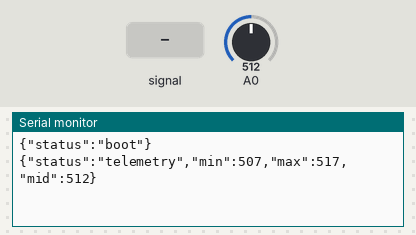
Bench run of a sketch on a simulated Arduino Uno, built with avr-gcc and run on an emulated ATmega328P. On the bench: the last lines printed to the serial monitor. The test bench sets the inputs (shaded band); at power-on: A0 = 512.

Above: at 1.2 s.
1.3 s: A0 fed a 200 Hz sine of ±81 counts around its level
At 2.7 s:
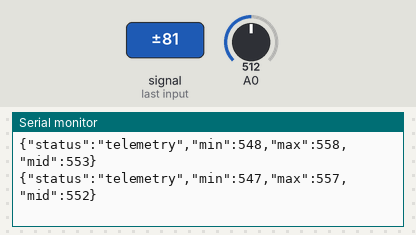
2.8 s: A0 set to 716
At 3.9 s:
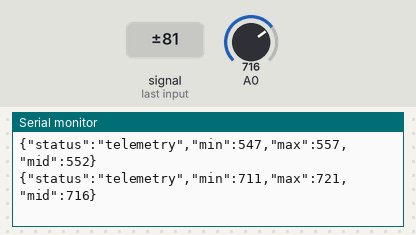
4.3 s: A0 fed a 2 Hz sine of ±306 counts around its level
At 5.0 s:
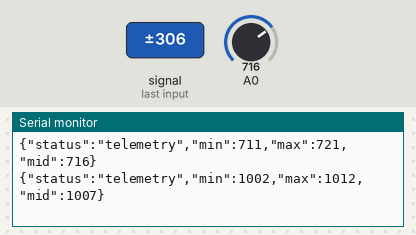
5.8 s: A0 set to 900
At 6.5 s:
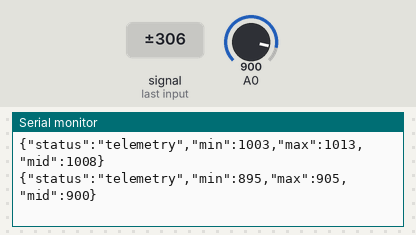
Timing chart, 0 to 8.3 s (numbered marks = the images above; inputs shaded):
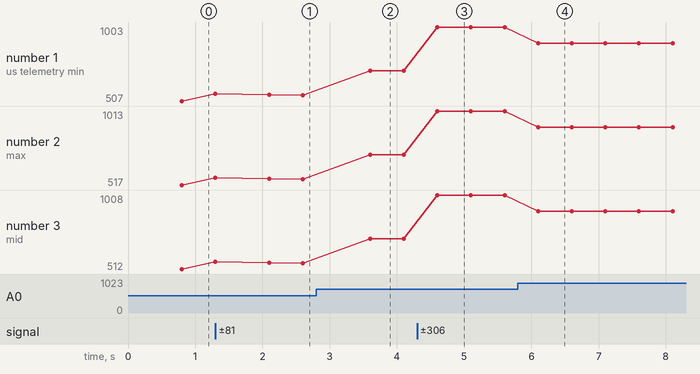

The sketch:

lumi_RX.ino
```cpp
const unsigned long BIT_PERIOD_US = 208;  // equals to 4800 baud
const unsigned long DELAY_75_US = (BIT_PERIOD_US * 3) / 4;
const unsigned long WATCHDOG_US = (BIT_PERIOD_US * 5) / 2;

int signalMin = 1023;
int signalMax = 0;
unsigned long lastDecayTime = 0;
unsigned long lastTelemetryTime = 0;

bool currentLevel = 0;
bool lastLevel = 0;

uint8_t shiftReg = 0;
bool synced = false;
int bitCount = 0;
int preambleCount = 0;
unsigned long lastEdgeTime = 0;

char msgBuffer[64];
int bufferIdx = 0;
uint8_t calculatedCheck = 0;
bool expectingCheck = false;

// --- DIRECT REGISTER ADC SETUP ---
void setupADC() {
    // Set reference voltage to AVCC (5V) and hardcode multiplexer to channel A0
    ADMUX = (1 << REFS0);

    // Enable the ADC, and set the Prescaler to 16 (16MHz / 16 = 1MHz ADC clock)
    // Arduino default is 128. This makes conversions 6x faster!
    ADCSRA = (1 << ADEN) | (1 << ADPS2);
}

// --- DIRECT REGISTER READ ---
// Skips all Arduino overhead. Takes ~16us instead of ~104us.
inline int fastAnalogReadA0() {
    ADCSRA |= (1 << ADSC);                 // Fire the "Start Conversion" bit
    while (ADCSRA & (1 << ADSC));          // Wait in a micro-loop until hardware clears the bit
    return ADC;                            // Return the 10-bit result directly from hardware
}

void smartDelay(unsigned long us) {
    delay(us / 1000);
    delayMicroseconds(us % 1000);
}

void setup() {
    Serial.begin(115200);

    setupADC(); // Initialize the high-speed analog registers

    Serial.println("{\"status\":\"boot\"}");

    currentLevel = readLevel();
    lastLevel = currentLevel;
    lastEdgeTime = micros();
}

bool readLevel() {
    // Call our blazing-fast register function instead of analogRead(A0)
    int val = fastAnalogReadA0();

    if (val > signalMax) signalMax = val;
    if (val < signalMin) signalMin = val;

    unsigned long now = micros();
    if (now - lastDecayTime > 2000) {
        if (signalMax > signalMin) signalMax--;
        if (signalMin < signalMax) signalMin++;
        lastDecayTime = now;
    }

    int mid = (signalMax + signalMin) / 2;
    int hysteresis = (signalMax - signalMin) / 4;
    if (hysteresis < 8) hysteresis = 8;

    if (val > mid + hysteresis) return 1;
    if (val < mid - hysteresis) return 0;

    return currentLevel;
}

void loop() {
    currentLevel = readLevel();
    unsigned long now = micros();

    // --- 1. SMART WATCHDOG ---
    if (now - lastEdgeTime > WATCHDOG_US) {
        synced = false;
        bitCount = 0;
        shiftReg = 0;
        preambleCount = 0;

        int ambient = fastAnalogReadA0();
        signalMax = ambient + 5;
        signalMin = ambient - 5;
    }

    // --- 2. TELEMETRY BLASTER ---
    if (!synced && (now - lastEdgeTime > 800000)) {
        if (now - lastTelemetryTime > 500000) {
            lastTelemetryTime = now;
            int mid = (signalMax + signalMin) / 2;
            Serial.print("{\"status\":\"telemetry\",\"min\":");
            Serial.print(signalMin);
            Serial.print(",\"max\":");
            Serial.print(signalMax);
            Serial.print(",\"mid\":");
            Serial.print(mid);
            Serial.println("}");
        }
    }

    // --- 3. EDGE DETECTOR & DECODER ---
    if (currentLevel != lastLevel) {
        bool bit = lastLevel;
        bool previousBit = shiftReg & 1;

        shiftReg = (shiftReg << 1) | bit;

        if (!synced) {
            if (bit != previousBit) {
                preambleCount++;
            } else {
                preambleCount = 0;
            }

            if (shiftReg == 0xD5 && preambleCount >= 4) {
                synced = true;
                bitCount = 0;
                preambleCount = 0;
                bufferIdx = 0;
                calculatedCheck = 0;
                expectingCheck = false;
            }
        }
        else {
            bitCount++;
            if (bitCount == 8) {
                if (expectingCheck) {
                    int mid = (signalMax + signalMin) / 2;
                    if (shiftReg == calculatedCheck) {
                        Serial.print("{\"status\":\"ok\",\"msg\":\"");
                        Serial.print(msgBuffer);
                        Serial.print("\",\"min\":"); Serial.print(signalMin);
                        Serial.print(",\"max\":"); Serial.print(signalMax);
                        Serial.print(",\"mid\":"); Serial.print(mid);
                        Serial.println("}");
                    } else {
                        Serial.print("{\"status\":\"error\",\"min\":"); Serial.print(signalMin);
                        Serial.print(",\"max\":"); Serial.print(signalMax);
                        Serial.print(",\"mid\":"); Serial.print(mid);
                        Serial.println("}");
                    }
                    synced = false;
                }
                else if (shiftReg == '\0') {
                    msgBuffer[bufferIdx] = '\0';
                    expectingCheck = true;
                }
                else if (shiftReg >= 32 && shiftReg <= 126) {
                    if (bufferIdx < 63) {
                        msgBuffer[bufferIdx++] = (char)shiftReg;
                        calculatedCheck ^= shiftReg;
                    }
                }
                else {
                    synced = false;
                }
                bitCount = 0;
            }
        }

        smartDelay(DELAY_75_US);
        currentLevel = readLevel();
        lastLevel = currentLevel;
        lastEdgeTime = micros();
    }
}
```

Measured:
- after the input at 1.3 s, the serial monitor: prints a new line at once (image 1)
- after the input at 2.8 s, the serial monitor: prints a new line after 0.80 s (image 2)
- after the input at 4.3 s, the serial monitor: prints a new line after 0.30 s (image 3)
- after the input at 5.8 s, the serial monitor: prints a new line after 0.30 s (image 4)
- plotted number 1: 507 → 547 after the input at 1.3 s, 547 → 711 after the input at 2.8 s, 711 → 1003 after the input at 4.3 s, 1003 → 895 after the input at 5.8 s
- plotted number 2: 517 → 557 after the input at 1.3 s, 557 → 721 after the input at 2.8 s, 721 → 1013 after the input at 4.3 s, 1013 → 905 after the input at 5.8 s
- plotted number 3: 512 → 552 after the input at 1.3 s, 552 → 716 after the input at 2.8 s, 716 → 1008 after the input at 4.3 s, 1008 → 900 after the input at 5.8 s
